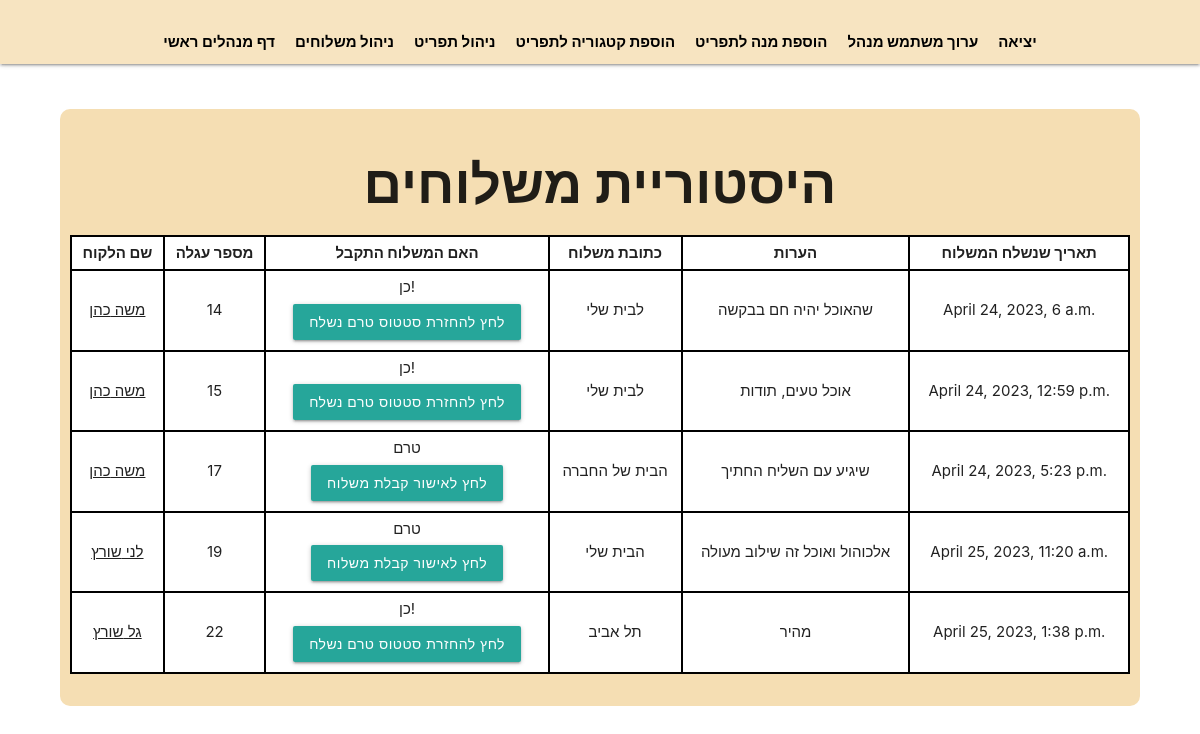
Before: /manager-deliveries/ (signed in) with the older database file.
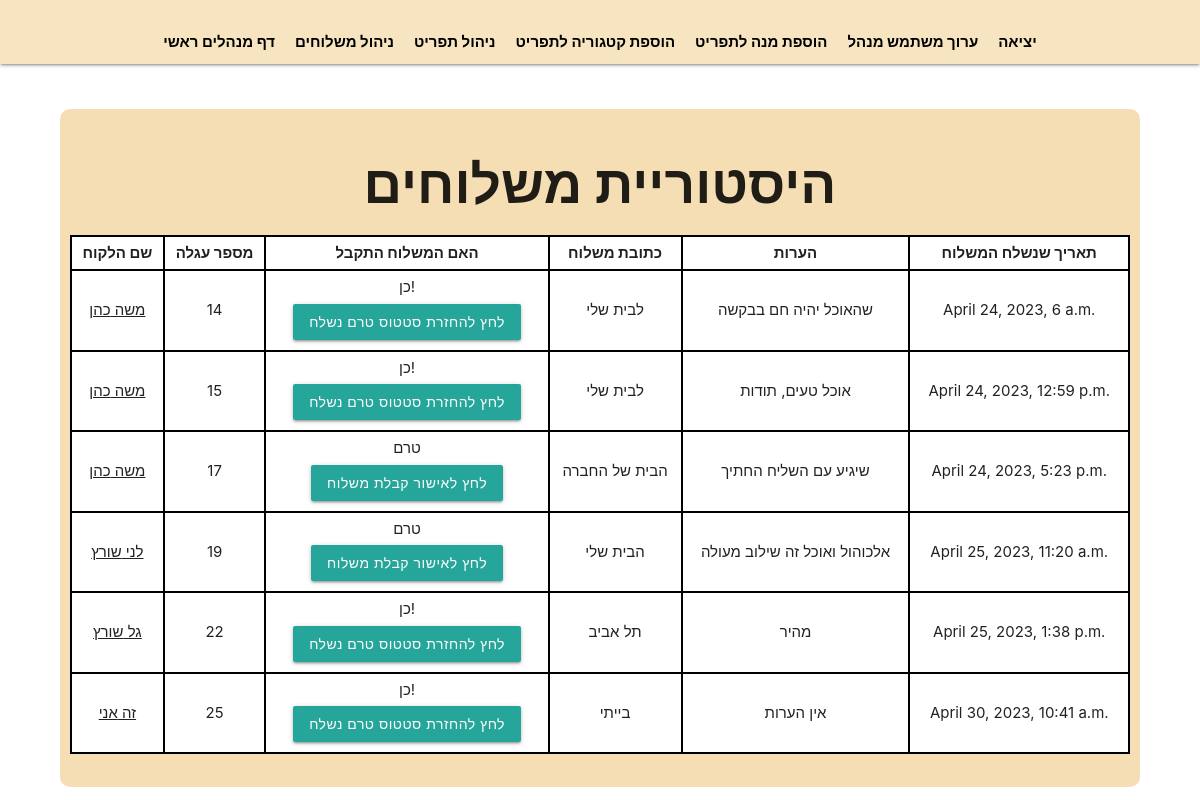
After: the same page with the newer database file.
### customers/models.py (models this page shows, shortened)
class Delivery (models.Model):
    order_id = models.OneToOneField(Cart, on_delete=models.CASCADE, primary_key=True)
    is_delivered = models.BooleanField (default=False)
    address = models.CharField(max_length=200, blank=False)
    comment = models.CharField(max_length=200, blank=False)
    created = models.DateTimeField(auto_now_add=True)

class Cart (models.Model):
    user_id = models.ForeignKey(User, on_delete=models.CASCADE)

### management/views.py (the view, shortened to what this page needs)
# urls.py: path('manager-deliveries/',views.manager_deliveries, name="manager-deliveries"),
@login_required(login_url='main')
def manager_deliveries(request):
    if request.user.is_staff == False:
        return render(request,'management/not_staff.html')
    deliveries = Delivery.objects.all()
    return render(request,'management/manager_deliveries.html', {'deliveries':deliveries})

### management/templates/management/manager_deliveries.html (shortened to what this page needs)
{% extends 'layout.html' %} {% block content %}
<div class="flex-container">
  <h2 style="font-weight: bold">היסטוריית משלוחים</h2>
</div>
<div class="flex-container">
  <table class="normal_table" style="background-color: white">
    <tr>
      <th class="normal_inside_table">שם הלקוח</th>
      <th class="normal_inside_table">מספר עגלה</th>
      <th class="normal_inside_table">האם המשלוח התקבל</th>
      <th class="normal_inside_table">כתובת משלוח</th>
      <th class="normal_inside_table">הערות</th>
      <th class="normal_inside_table">תאריך שנשלח המשלוח</th>
    </tr>
    {% for delivery in deliveries %}
    <form action="{% url 'manager-deliveries'%}" method="POST">
      <tr>
        <td style="text-decoration: underline" class="normal_inside_table">
          {{delivery.order_id.user_id.first_name}}
          {{delivery.order_id.user_id.last_name}}
        </td>
        <td
          name="delivery_order_id_id"
          value="{{delivery.order_id.id}}"
          class="normal_inside_table"
        >
          {{delivery.order_id.id}}
        </td>
        <td class="normal_inside_table">
          {% if delivery.is_delivered == True %} כן!
          <div class="input_field flex-container padding-div">
            <button
              class="waves-effect waves-light btn"
              type="submit"
              name="delivery"
              value="{{delivery.order_id.id}}"
            >
              לחץ להחזרת סטטוס טרם נשלח
            </button>
          </div>
          {% else %} טרם
          <div class="input_field flex-container padding-div">
            <button
              class="waves-effect waves-light btn"
              type="submit"
              name="delivery"
              value="{{delivery.order_id.id}}"
            >
              לחץ לאישור קבלת משלוח
            </button>
          </div>
          {% endif %}
        </td>
        <td class="normal_inside_table">{{delivery.address}}</td>
        <td class="normal_inside_table">{{delivery.comment}}</td>
        <td class="normal_inside_table">{{delivery.created}}</td>
      </tr>
    </form>
    {% endfor %}
  </table>
</div>
<br />
{% endblock %}

### templates/layout.html (shortened to what this page needs)
{% load static %}
<!DOCTYPE html>
<html lang="en">
  <head>
    <link rel="stylesheet" href="{% static 'materialize.css' %}" />
  </head>
  <body>
    {% include 'nav.html'%}
    <br /><br />
    <div
      style="
        width: 90%;
        height: 90%;
        background-color: wheat;
        padding: 10px;
        border-radius: 10px;
      "
      class="container"
    >
      {% block content%} {% endblock %}
    </div>
  </body>
</html>

### templates/nav.html (shortened to what this page needs)
<nav style="background-color: rgba(245, 222, 179, 0.814)">
  {% if request.user.is_authenticated %}
  {% if request.user.is_staff == True %}
  <div style="color: black; font-weight: bold" class="flex-container">
    <span class="flex-container">
      <a style="color: black" href="{% url 'manager-page'%}">דף מנהלים ראשי</a>
      <br /><br /><br /><br />
      <a style="color: black" href="{% url 'manager-deliveries'%}"
        >ניהול משלוחים</a
      >
      <br /><br /><br /><br />
      <a style="color: black" href="{% url 'manager-categories'%}"
        >ניהול תפריט</a
      >
      <br /><br /><br /><br />
      <a style="color: black" href="{% url 'add-category'%}"
        >הוספת קטגוריה לתפריט</a
      >
      <br /><br /><br /><br />
      <a style="color: black" href="{% url 'add-dish'%}">הוספת מנה לתפריט</a>
      <br /><br /><br /><br />
      <a
        style="color: black"
        href="{% url 'edit-user' id=request.user.id username=request.user.username%}"
        >ערוך משתמש מנהל</a
      >
      <a style="color: black" href="{% url 'logout' %}">יציאה</a>
    </span>
  </div>
  {% endif %}
  {% endif %}
</nav>

### templates/layout.html (style rules this page uses)
a { text-decoration: none; color: black; }
body { border: 2px; border-color: black; background-image: url("https://cdn.wallpapersafari.com/94/6/Ktruqd.jpg"); background-repeat: no-repeat; background-attachment: fixed; background-size: 100% 100%; }
.flex-container { display: flex; justify-content: center; }
.padding-div { padding: 5px; }
nav a { padding: 10px; }
table { border: 2px; border-color: black; border-style: solid; border-bottom: 2px; border-collapse: collapse; text-align: center; padding: 5px; }
td { border: 2px; border-color: black; border-style: solid; border-collapse: collapse; text-align: center; padding: 5px; }
.normal_table { border: 2px solid black; border-collapse: collapse; text-align: center; padding: 5px; }
.normal_inside_table { border: 2px solid black; border-collapse: collapse; text-align: center; padding: 5px; text-align: center; }

Changed rows visible on the page:
added Delivery: order_id.user_id.first_name "זה", order_id.user_id.last_name "אני", order_id.id "25", address "בייתי", comment "אין הערות", created "April 30, 2023, 10:41 a.m."
